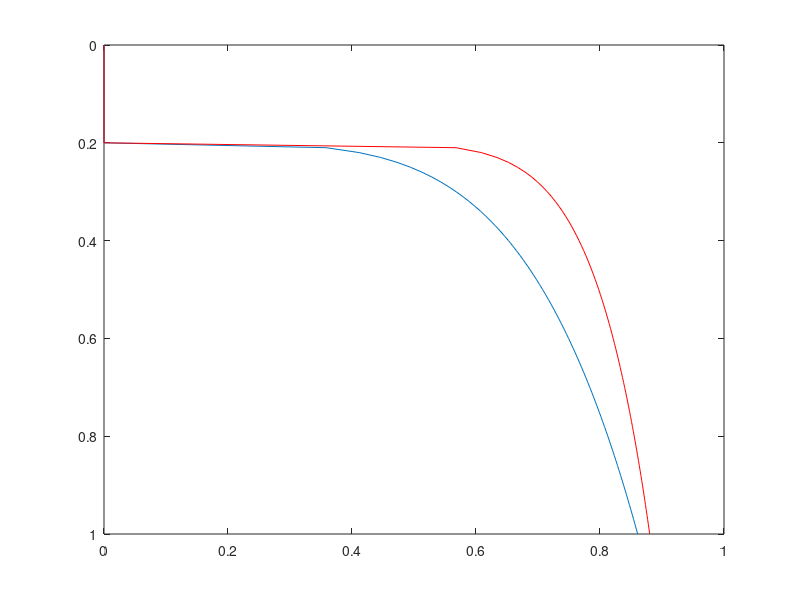
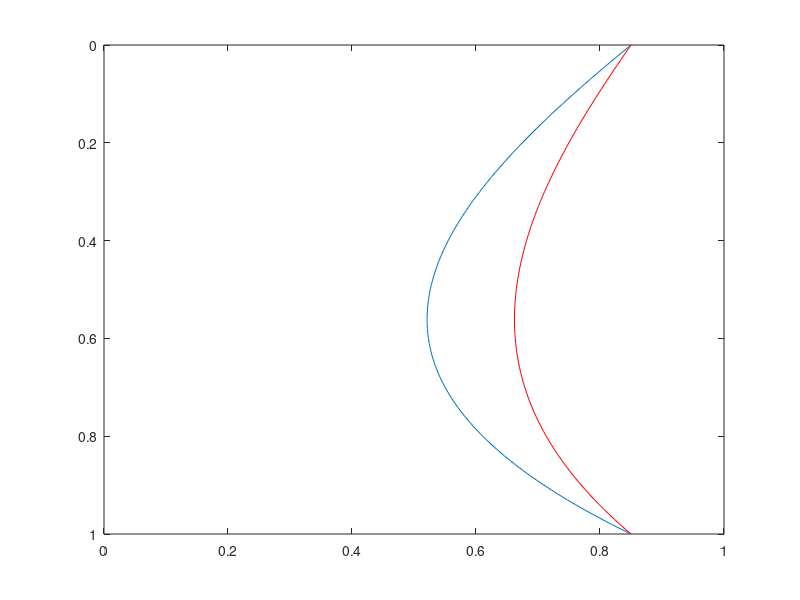

MATLAB code for these plots, in order:
close all
clear
clc


sigma = 0:0.01:1;

kappa = zeros(1,length(sigma));
kappa1 = zeros(1,length(sigma));
RHc = zeros(1,length(sigma));
RHc1 = zeros(1,length(sigma));

for i = 1:length(sigma)
   
    if sigma(i) >= 0.2
        
        kappa(i)  = 0.9* ( sigma(i) - 0.2 )^0.2;
        kappa1(i) = 0.90*( sigma(i) - 0.2 )^0.10;
%         kappa1(i) = 0.80*( sigma(i) - 0.2 )^0.10;

    else
        
        kappa(i) = 0.0;
        kappa1(i) = 0.0;
        
    end
       
    RHc(i) =  0.85 - 0.7* sigma(i).*(1 - sigma(i))*(1.85 + 0.95*(sigma(i) - 0.5));
    RHc1(i) = 0.85 - 0.40*sigma(i).*(1 - sigma(i))*(1.85 + 0.95*(sigma(i) - 0.5));

end


plot(kappa,sigma)
hold on
plot(kappa1,sigma,'r')
set(gca,'YDir','reverse')
xlim([0 1])

figure
plot(RHc,sigma)
hold on
plot(RHc1,sigma,'r')
set(gca,'YDir','reverse')
xlim([0 1])
